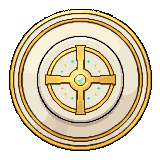
#> input picture assets_src/arc-altar/raw/altar_pixellab.png, 160 x 160 px
$ python make_altar.py raw/altar_pixellab.png raw/altar_pixellab.png
#> lines starting #> are read from the running program, lines starting #| are printed output that depends on the picture
"""make_altar.py BASE_RAW OUTDIR
Altar of Creation (창조의 제단) for the Arceus plates.
BASE_RAW: PixelLab Pro 160x160 round marble altar with an Arceus-like gold wheel (raw/altar_pixellab.png).
Carves 17 plate holes into the flat band of the altar (radius 50, between the pedestal and the inner
gold ring), clockwise from the top in the order below, and draws one plate per hole in its type colour.
Writes base.png (empty holes), plates/<type>.png (hole-sized), holes.json, full.png (all plates in)."""
import sys, json, math, os
from PIL import Image
base = Image.open(sys.argv[1]).convert('RGBA'); out = sys.argv[2]
#> further down, base is the input picture: PIL image 160x160 RGBA; mean R, G, B, A 127.2, 115.9, 91.2, 160.7
os.makedirs(out + '/plates', exist_ok=True)
TY = ['fighting', 'flying', 'poison', 'ground', 'rock', 'bug', 'ghost', 'steel', 'fire', 'water',
      'grass', 'electric', 'psychic', 'ice', 'dragon', 'dark', 'fairy']
COL = {'fighting': 'C22E28', 'flying': 'A98FF3', 'poison': 'A33EA1', 'ground': 'E2BF65', 'rock': 'B6A136',
       'bug': 'A6B91A', 'ghost': '735797', 'steel': 'B7B7CE', 'fire': 'EE8130', 'water': '6390F0',
       'grass': '7AC74C', 'electric': 'F7D02C', 'psychic': 'F95587', 'ice': '96D9D6', 'dragon': '6F35FC',
       'dark': '705746', 'fairy': 'D685AD'}
CX, CY, R, W, H = 80.0, 79.5, 50.5, 9, 11
hx = lambda s: tuple(int(s[i:i + 2], 16) for i in (0, 2, 4))
def shade(c, f):
    return tuple(max(0, min(255, int(v * f))) for v in c) + (255,)
def mix(c, d, t):
    return tuple(int(a + (b - a) * t) for a, b in zip(c, d)) + (255,)
holes = []
p = base.load()
OUT = (58, 40, 22, 255); DEEP = (120, 100, 78, 255); MID = (150, 132, 110, 255); LIP = (252, 246, 228, 255)
for i, t in enumerate(TY):
    a = -math.pi / 2 + i * 2 * math.pi / len(TY)
    x = int(round(CX + R * math.cos(a) - W / 2)); y = int(round(CY + R * math.sin(a) - H / 2))
    holes.append({'ty': t, 'x': x, 'y': y, 'w': W, 'h': H})
    for yy in range(H):
        for xx in range(W):
            edge = xx in (0, W - 1) or yy in (0, H - 1)
            p[x + xx, y + yy] = OUT if edge else (DEEP if yy <= 2 else MID)
    # light lip under the hole (carved look)
    for xx in range(W):
        if p[x + xx, y + H][3]: p[x + xx, y + H] = LIP
def plate(t):
    c = hx(COL[t]); im = Image.new('RGBA', (W, H)); q = im.load()
    for yy in range(H):
        for xx in range(W):
            if xx in (0, W - 1) or yy in (0, H - 1):
                q[xx, yy] = shade(c, 0.45)
            else:
                f = 1.0
                if xx == 1 or yy == 1: f = 1.25
                if xx == W - 2 or yy == H - 2: f = 0.78
                q[xx, yy] = shade(c, f) if f != 1.25 else mix(c, (255, 255, 255), 0.45)
    # little shine and centre mark
    q[2, 2] = (255, 255, 255, 255)
    q[W // 2, H // 2] = mix(c, (255, 255, 255), 0.7); q[W // 2, H // 2 - 1] = shade(c, 0.7); q[W // 2, H // 2 + 1] = shade(c, 0.7)
    return im
full = base.copy()
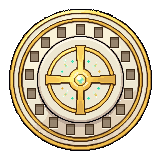
#> full: PIL image 160x160 RGBA; mean R, G, B, A 119.2, 107.4, 82.8, 160.7; transparent parts drawn white
for h in holes:
    pl = plate(h['ty']); pl.save(f"{out}/plates/{h['ty']}.png"); full.alpha_composite(pl, (h['x'], h['y']))
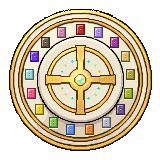
#> full: PIL image 160x160 RGBA; mean R, G, B, A 120.8, 108.6, 85.2, 160.7; transparent parts drawn white
base.save(out + '/base.png'); full.save(out + '/full.png')
json.dump(holes, open(out + '/holes.json', 'w'), indent=1)
print('holes', len(holes))
